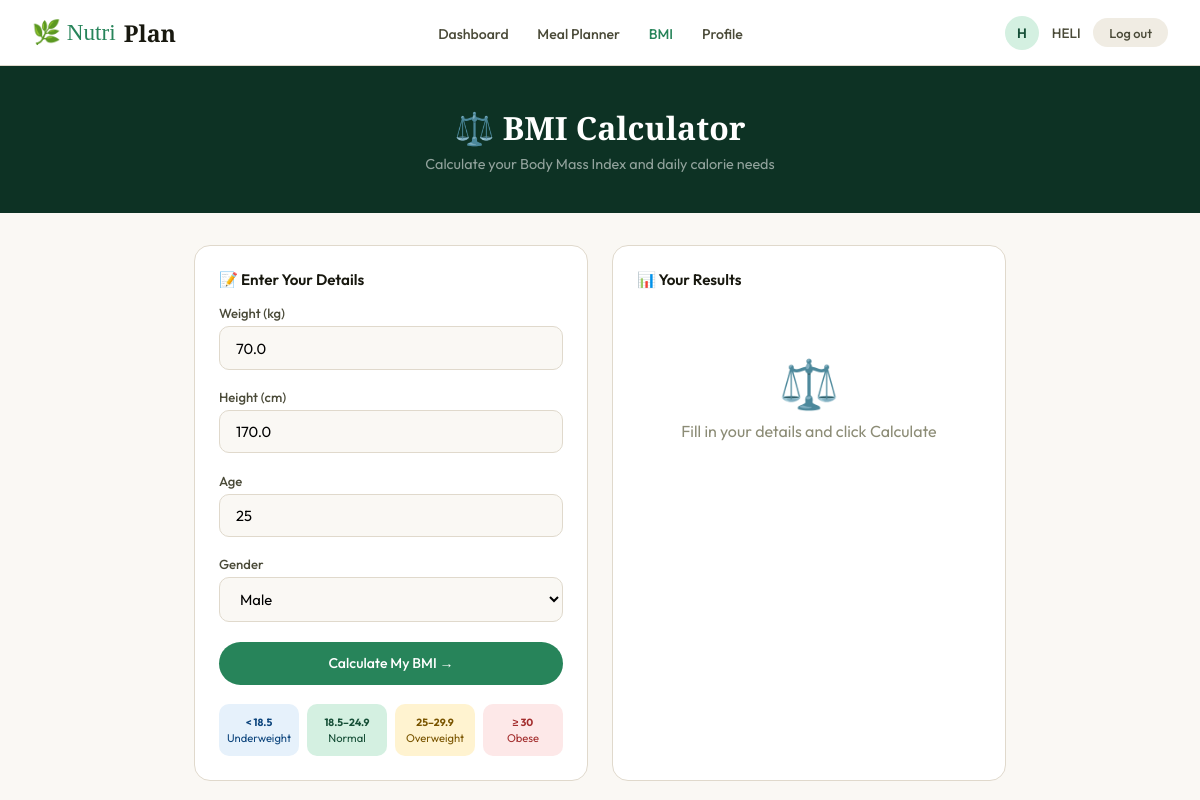
The app's page /bmi-calculator (signed in) with its own data.
### tables this page shows
CREATE TABLE users (
            id INTEGER PRIMARY KEY AUTOINCREMENT,
            name TEXT NOT NULL,
            email TEXT UNIQUE NOT NULL,
            password_hash TEXT NOT NULL,
            calorie_goal INTEGER DEFAULT 2000,
            protein_goal INTEGER DEFAULT 150,
            weight REAL DEFAULT 70,
            height REAL DEFAULT 170,
            age INTEGER DEFAULT 25,
            gender TEXT DEFAULT 'male',
            created_at TEXT DEFAULT CURRENT_TIMESTAMP
        );

### app.py (the view)
@app.route('/bmi-calculator')
@login_required
def bmi_calculator():
    return render_template('bmi_calculator.html', user=get_current_user())

### app.py (called while the page is built)
def get_db():
    conn = sqlite3.connect(DB_PATH)
    conn.row_factory = sqlite3.Row
    return conn

def login_required(f):
    @wraps(f)
    def decorated(*args, **kwargs):
        if 'user_id' not in session:
            return redirect(url_for('login'))
        return f(*args, **kwargs)
    return decorated

def get_current_user():
    if 'user_id' not in session:
        return None
    conn = get_db()
    user = conn.execute('SELECT * FROM users WHERE id = ?', (session['user_id'],)).fetchone()
    conn.close()
    return user

### templates/bmi_calculator.html (shortened to what this page needs)
{% extends "base.html" %}
{% block content %}
<div class="bmi-hero">
  <h1>⚖️ BMI Calculator</h1>
  <p>Calculate your Body Mass Index and daily calorie needs</p>
</div>
<div class="bmi-layout">
  <div class="card">
    <div class="card-title">📝 Enter Your Details</div>
    <div class="form-group"><label>Weight (kg)</label><input type="number" id="bw" value="{{ user.weight or 70 }}" min="30" max="200"/></div>
    <div class="form-group"><label>Height (cm)</label><input type="number" id="bh" value="{{ user.height or 170 }}" min="100" max="250"/></div>
    <div class="form-group"><label>Age</label><input type="number" id="ba" value="{{ user.age or 25 }}" min="10" max="120"/></div>
    <div class="form-group"><label>Gender</label>
      <select id="bg">
        <option value="male" {% if user.gender=='male' %}selected{% endif %}>Male</option>
      </select>
    </div>
    <button class="btn btn-primary" style="width:100%;justify-content:center;padding:0.8rem" onclick="calc()">Calculate My BMI →</button>
    <div class="bmi-cats" style="margin-top:1.2rem;">
      <div class="bc bmi-u"><div class="r">&lt; 18.5</div><div class="c">Underweight</div></div>
      <div class="bc bmi-n"><div class="r">18.5–24.9</div><div class="c">Normal</div></div>
      <div class="bc bmi-o"><div class="r">25–29.9</div><div class="c">Overweight</div></div>
      <div class="bc bmi-ob"><div class="r">≥ 30</div><div class="c">Obese</div></div>
    </div>
  </div>
  <div class="card">
    <div class="card-title">📊 Your Results</div>
    <div id="placeholder" style="text-align:center;padding:3rem 1rem;color:var(--light);">
      <div style="font-size:3rem">⚖️</div><p style="margin-top:0.5rem">Fill in your details and click Calculate</p>
    </div>
  </div>
</div>
{% endblock %}

### templates/base.html (shortened to what this page needs)
<!DOCTYPE html>
<html lang="en">
<head>
</head>
<body>
<nav>
  <a class="logo" href="/">🌿 Nutri<b>Plan</b></a>
  {% if session.get('user_id') %}
  <ul class="nav-links">
    <li><a href="/dashboard" {% if request.path=='/dashboard' %}class="active"{% endif %}>Dashboard</a></li>
    <li><a href="/meal-planner" {% if request.path=='/meal-planner' %}class="active"{% endif %}>Meal Planner</a></li>
    <li><a href="/bmi-calculator" {% if request.path=='/bmi-calculator' %}class="active"{% endif %}>BMI</a></li>
    <li><a href="/profile" {% if request.path=='/profile' %}class="active"{% endif %}>Profile</a></li>
  </ul>
  <div class="nav-right">
    <div class="nav-avatar">{{ session.get('user_name','?')[0].upper() }}</div>
    <span class="nav-user">{{ session.get('user_name','') }}</span>
    <a href="/logout" class="btn btn-sm" style="background:var(--sand2);color:var(--mid);">Log out</a>
  </div>
  {% endif %}
</nav>
{% block content %}{% endblock %}
</body>
</html>

### templates/base.html (style rules this page uses)
*, *::before, *::after { box-sizing: border-box; margin: 0; padding: 0; }
:root { --g50: #f2faf6; --g100: #d4f0e1; --g200: #a8e0c3; --g400: #4caf82; --g600: #27845a; --g800: #164f37; --g900: #0d3224; --sand: #faf8f4; --sand2: #f0ece3; --sand3: #e0d9cc; --text: #18180f; --mid: #4a4a38; --light: #8c8c76; --white: #ffffff; --r: 16px; --rs: 10px; }
html { scroll-behavior: smooth; }
body { font-family:'Outfit',sans-serif; background:var(--sand); color:var(--text); min-height:100vh; }
nav { background:var(--white); border-bottom:1px solid var(--sand3); padding:0 2rem; display:flex; align-items:center; justify-content:space-between; height:66px; position:sticky; top:0; z-index:200; }
.logo { font-family:'Playfair Display',serif; font-size:1.45rem; color:var(--g600); text-decoration:none; display:flex; align-items:center; gap:8px; }
.logo b { color:var(--text); font-weight:700; }
.nav-links { display:flex; gap:1.8rem; list-style:none; }
.nav-links a { text-decoration:none; color:var(--mid); font-size:0.88rem; font-weight:500; transition:color 0.2s; }
.nav-links a:hover,.nav-links a.active { color:var(--g600); }
.nav-right { display:flex; align-items:center; gap:0.8rem; }
.nav-user { font-size:0.85rem; color:var(--mid); font-weight:500; }
.nav-avatar { width:34px; height:34px; border-radius:50%; background:var(--g100); color:var(--g800); display:flex; align-items:center; justify-content:center; font-size:0.85rem; font-weight:600; }
.btn { display:inline-flex; align-items:center; gap:6px; padding:0.55rem 1.3rem; border-radius:50px; font-family:'Outfit',sans-serif; font-size:0.88rem; font-weight:500; cursor:pointer; text-decoration:none; border:none; transition:all 0.2s; }
.btn-primary { background:var(--g600); color:#fff; }
.btn-sm { padding:0.4rem 1rem; font-size:0.8rem; }
.card { background:var(--white); border-radius:var(--r); border:1px solid var(--sand3); padding:1.5rem; }
.card-title { font-weight:600; font-size:0.95rem; margin-bottom:1rem; display:flex; align-items:center; gap:6px; }
.form-group { margin-bottom:1.2rem; }
.form-group label { display:block; font-size:0.82rem; font-weight:500; color:var(--mid); margin-bottom:5px; }
.form-group input, .form-group select { width:100%; padding:0.7rem 1rem; border:1.5px solid var(--sand3); border-radius:var(--rs); font-family:'Outfit',sans-serif; font-size:0.92rem; background:var(--sand); outline:none; transition:border-color 0.2s, background 0.2s; }

### templates/bmi_calculator.html (style rules this page uses)
.bmi-hero { background:var(--g900);color:#fff;padding:2.5rem 2rem;text-align:center; }
.bmi-hero h1 { font-family:'Playfair Display',serif;font-size:2rem;margin-bottom:0.4rem; }
.bmi-hero p { color:rgba(255,255,255,0.55);font-size:0.9rem; }
.bmi-layout { display:grid;grid-template-columns:1fr 1fr;gap:1.5rem;max-width:860px;margin:2rem auto;padding:0 1.5rem; }
.bmi-u { background:#e6f1fb;color:#0c447c; }
.bmi-n { background:var(--g100);color:var(--g800); }
.bmi-o { background:#fff3d0;color:#7a5500; }
.bmi-ob { background:#fde8e8;color:#a32d2d; }
.bmi-cats { display:grid;grid-template-columns:repeat(4,1fr);gap:0.5rem;margin-top:1.3rem; }
.bc { border-radius:10px;padding:0.7rem 0.4rem;text-align:center; }
.bc .r { font-size:0.65rem;font-weight:700;margin-bottom:2px; }
.bc .c { font-size:0.7rem; }

### records on screen
users: get "HELI", weight "70.0", height "170.0", age "25", gender "Male"

### other values on screen
{{ session.get('user_name','?')[0].upper() }} "H"
